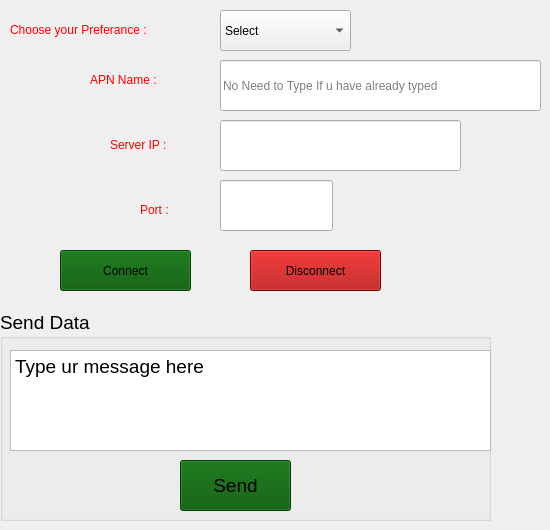
      <widget class="QWidget" name="tab_3">
       <attribute name="title">
        <string>TCP/ UDP</string>
       </attribute>
       <widget class="QLabel" name="label_3">
        <property name="geometry">
         <rect>
          <x>110</x>
          <y>120</y>
          <width>101</width>
          <height>51</height>
         </rect>
        </property>
        <property name="styleSheet">
         <string notr="true">background-color: rgba(255, 255, 255, 0);
border-color: rgba(255, 255, 255, 0);</string>
        </property>
        <property name="text">
         <string>&lt;html&gt;&lt;head/&gt;&lt;body&gt;&lt;p&gt;&lt;span style=&quot; color:#ff0000;&quot;&gt;Server IP :&lt;/span&gt;&lt;/p&gt;&lt;/body&gt;&lt;/html&gt;</string>
        </property>
       </widget>
       <widget class="QLabel" name="label_4">
        <property name="geometry">
         <rect>
          <x>140</x>
          <y>190</y>
          <width>71</width>
          <height>41</height>
         </rect>
        </property>
        <property name="styleSheet">
         <string notr="true">background-color: rgba(255, 255, 255, 0);
border-color: rgba(255, 255, 255, 0);</string>
        </property>
        <property name="text">
         <string>&lt;html&gt;&lt;head/&gt;&lt;body&gt;&lt;p&gt;&lt;span style=&quot; color:#ff0000;&quot;&gt;Port :&lt;/span&gt;&lt;/p&gt;&lt;/body&gt;&lt;/html&gt;</string>
        </property>
       </widget>
       <widget class="QLabel" name="label_5">
        <property name="geometry">
         <rect>
          <x>90</x>
          <y>50</y>
          <width>121</width>
          <height>61</height>
         </rect>
        </property>
        <property name="styleSheet">
         <string notr="true">background-color: rgba(255, 255, 255, 0);
border-color: rgba(255, 255, 255, 0);</string>
        </property>
        <property name="text">
         <string>&lt;html&gt;&lt;head/&gt;&lt;body&gt;&lt;p&gt;&lt;span style=&quot; color:#ff0000;&quot;&gt;APN Name :&lt;/span&gt;&lt;/p&gt;&lt;/body&gt;&lt;/html&gt;</string>
        </property>
       </widget>
       <widget class="QPushButton" name="pushButton_7">
        <property name="geometry">
         <rect>
          <x>250</x>
          <y>250</y>
          <width>131</width>
          <height>41</height>
         </rect>
        </property>
        <property name="styleSheet">
         <string notr="true">background-color: rgb(170, 0, 0);</string>
        </property>
        <property name="text">
         <string>Disconnect</string>
        </property>
       </widget>
       <widget class="QLineEdit" name="lineEdit_2">
        <property name="geometry">
         <rect>
          <x>220</x>
          <y>60</y>
          <width>321</width>
          <height>51</height>
         </rect>
        </property>
        <property name="placeholderText">
         <string>No Need to Type If u have already typed</string>
        </property>
       </widget>
       <widget class="QLineEdit" name="lineEdit_4">
        <property name="geometry">
         <rect>
          <x>220</x>
          <y>120</y>
          <width>241</width>
          <height>51</height>
         </rect>
        </property>
       </widget>
       <widget class="QLineEdit" name="lineEdit_5">
        <property name="geometry">
         <rect>
          <x>220</x>
          <y>180</y>
          <width>113</width>
          <height>51</height>
         </rect>
        </property>
       </widget>
       <widget class="QPushButton" name="pushButton_8">
        <property name="geometry">
         <rect>
          <x>60</x>
          <y>250</y>
          <width>131</width>
          <height>41</height>
         </rect>
        </property>
        <property name="styleSheet">
         <string notr="true">background-color: rgb(0, 85, 0);</string>
        </property>
        <property name="text">
         <string>Connect</string>
        </property>
       </widget>
       <widget class="QGroupBox" name="groupBox">
        <property name="geometry">
         <rect>
          <x>0</x>
          <y>310</y>
          <width>491</width>
          <height>211</height>
         </rect>
        </property>
        <property name="font">
         <font>
          <pointsize>14</pointsize>
         </font>
        </property>
        <property name="title">
         <string>Send Data</string>
        </property>
        <widget class="QPlainTextEdit" name="plainTextEdit_7">
         <property name="geometry">
          <rect>
           <x>10</x>
           <y>40</y>
           <width>481</width>
           <height>101</height>
          </rect>
         </property>
         <property name="plainText">
          <string>Type ur message here</string>
         </property>
        </widget>
        <widget class="QPushButton" name="pushButton_25">
         <property name="geometry">
          <rect>
           <x>180</x>
           <y>150</y>
           <width>111</width>
           <height>51</height>
          </rect>
         </property>
         <property name="styleSheet">
          <string notr="true">background-color: rgb(0, 85, 0);</string>
         </property>
         <property name="text">
          <string>Send</string>
         </property>
        </widget>
       </widget>
       <widget class="QComboBox" name="comboBox">
        <property name="geometry">
         <rect>
          <x>220</x>
          <y>10</y>
          <width>131</width>
          <height>41</height>
         </rect>
        </property>
        <property name="styleSheet">
         <string notr="true">
border-color: rgba(255, 255, 255, 0);</string>
        </property>
        <item>
         <property name="text">
          <string>Select</string>
         </property>
        </item>
        <item>
         <property name="text">
          <string>TCP</string>
         </property>
        </item>
        <item>
         <property name="text">
          <string>UDP</string>
         </property>
        </item>
       </widget>
       <widget class="QLabel" name="label_7">
        <property name="geometry">
         <rect>
          <x>10</x>
          <y>10</y>
          <width>201</width>
          <height>41</height>
         </rect>
        </property>
        <property name="styleSheet">
         <string notr="true">background-color: rgba(255, 255, 255, 0);
border-color: rgba(255, 255, 255, 0);</string>
        </property>
        <property name="text">
         <string>&lt;html&gt;&lt;head/&gt;&lt;body&gt;&lt;p&gt;&lt;span style=&quot; color:#ff0000;&quot;&gt;Choose your Preferance :&lt;/span&gt;&lt;/p&gt;&lt;/body&gt;&lt;/html&gt;</string>
        </property>
       </widget>
      </widget>
